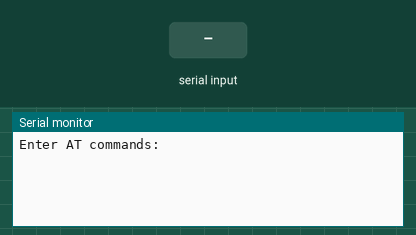
Bench run of a sketch on a simulated Arduino Mega 2560, built with avr-gcc and run on an emulated ATmega2560. On the bench: the last lines printed to the serial monitor. The test bench sets the inputs (shaded band).

Above: at 1.2 s.
1.3 s: "1" received over the second serial link
At 2.4 s:
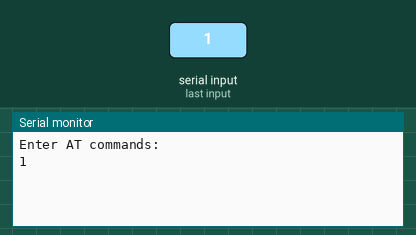
2.8 s: "0" received over the second serial link
At 3.6 s:
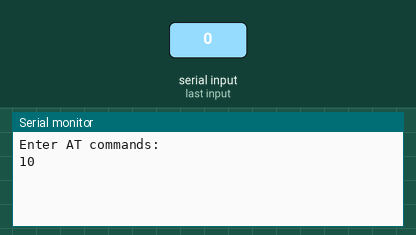

Measured:
- after the input at 1.3 s, the serial monitor: prints a new line at once (image 1)
- after the input at 2.8 s, the serial monitor: prints a new line at once (image 2)

The sketch:

athc06-nano.ino
```cpp
/*
 * HC-06 AT Mode for Arduino Nano 33 BLE
 * Uses Serial1 (hardware serial) for Rx/Tx
 * Arduino Rx connected to HC-06 Tx
 * Arduino Tx connected to HC-06 Rx
 *
 * Serial Monitor: No Line Ending
 *
 * HC-06 common commands:
 * AT               OK
 * AT+NAME<name>    Set device name (e.g., AT+NAMEPhoenix)
 * AT+VERSION       Returns device version
 * AT+BAUD<number>  Set device Baud rate (e.g., AT+BAUD4)
 *                  1 -  1200, 2 -  2400, 3 -  4800, 4 -   9600
 *                  5 - 19200, 6 - 38400, 7 - 57600, 8 - 115200
 * AT+PN            Set no parity
 * AT+PO            Set odd parity
 * AT+PE            Set even parity
 * AT+PIN<pin>      Set device password (e.g., AT+PIN1465)
 */

#define BAUDHC06 9600
#define BAUDHC05 38400

void setup() {
  Serial.begin(9600);

  while (!Serial)
    ;

  Serial.println("Enter AT commands:");
  Serial1.begin(BAUDHC06);
}

void loop() {
  // Keep reading from HC-06 and send to Arduino
  // Serial Monitor
  if (Serial1.available()) {
    Serial.write(Serial1.read());
  }

  // Keep reading from Arduino Serial Monitor
  // and send to HC-06
  if (Serial.available()) {
    Serial1.write(Serial.read());
  }
}
```
